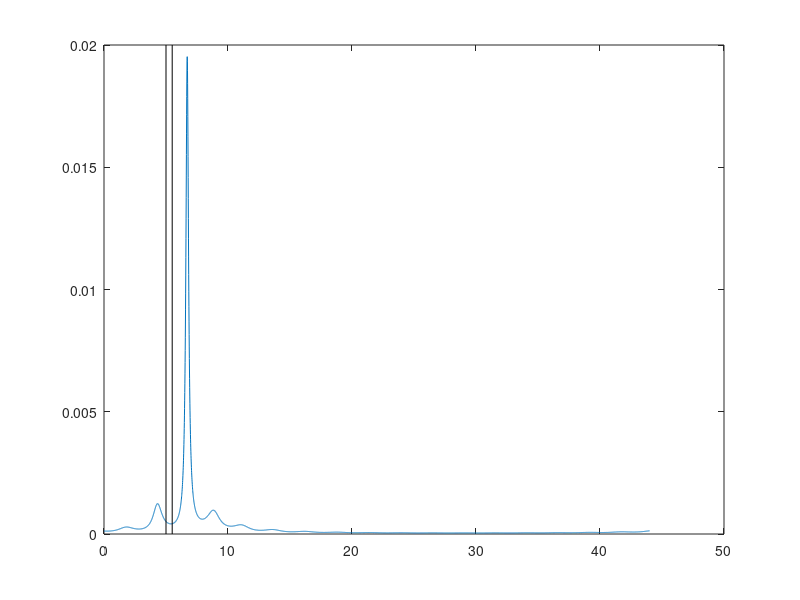

Source code (MATLAB):
%The algorithm is not able to distinguish path delayed shouter than sample time 
%cleaning
clear all;
close all;
%Setting
K_s = 20;
pha_0 = 0;
f_1 = 0.30;
f_2 = 0.33;
alp = 2*pi*f_1;
bet = pi*(f_2-f_1)/K_s;
Os = 10;
n = 0:K_s-1;
s = sin( (alp+bet*n).*n +pha_0);
K_s_Os = K_s * Os;
n_Os=( 0:K_s_Os-1)/Os;
s_Os = sin( (alp+bet*n_Os).*n_Os +pha_0);
tau=[5 5.5];
K_r = K_s + ceil(max(tau));
K_A = K_r + K_s - 1;
ts = [ s zeros(1,K_A - K_s)];
%sigma = sqrt(1/2/10^1.5);
sigma = 0;
DROPTIMES = 500;
%Monte Calro Drop
R_x_A = zeros(K_A,K_A);
for drop = 1: DROPTIMES
  %lambda = (rand(1,length(tau))-0.5)*2;
  lambda = [1 1];
  r_Os = zeros(1,length(s_Os) + max(tau*Os));
  for i = 2:length(tau)
    r_Os(tau(i)*Os+[1:K_s_Os])=r_Os(tau(i)*Os+[1:K_s_Os]) + lambda(i) * s_Os;
  end
  r = r_Os(1:10:end);
  R_A = zeros(1,K_A);
  tr = [ r zeros(1,K_A - K_r)];
  w = sigma * randn(1,K_A);
  tr = tr + w;
  for i = 1:K_A 
 %   R_A(i) = sum(ts(1:K_A-i+1).*tr(i:K_A)) + sum(ts(K_A-i+2:K_A).*tr(1:i-1));
    R_A(i)=sum(ts(mod([0:K_A-1]-(i-1),K_A)+1).*tr);
  end
  x_A = K_A * ifft(R_A);
  R_x_A = R_x_A +  (x_A.') * (x_A.')';
end
R_x_A = R_x_A / DROPTIMES;
%
[V LAMBDA] = eig(R_x_A);
tmp = diag(LAMBDA);
[Y I] = max(tmp);
tmp(I) = NaN;
[Y I] = max(tmp);
tmp(I) = NaN;
G_A = V(:,find(~isnan(tmp)));
S = abs(fft(ts)).^2;

TAU = linspace(0,K_A-1,5000);
%TAU = 0:K_A-1;
P = zeros(1,length(TAU));
for i = 1:length(TAU)
  LAMBDA_A = diag(exp( 1i * [0:K_A-1]/K_A *2 * pi * TAU(i) ));
  P(i) = 1/real( S * (LAMBDA_A') * ( G_A * G_A') * LAMBDA_A * (S.')); 
end
%stem(TAU,P);
plot(TAU,P);
hold on;
ax = axis;
line([tau(1) tau(1)], [ax(3) ax(4)],'color','black');
line([tau(2) tau(2)], [ax(3) ax(4)],'color','black');
hold off;
